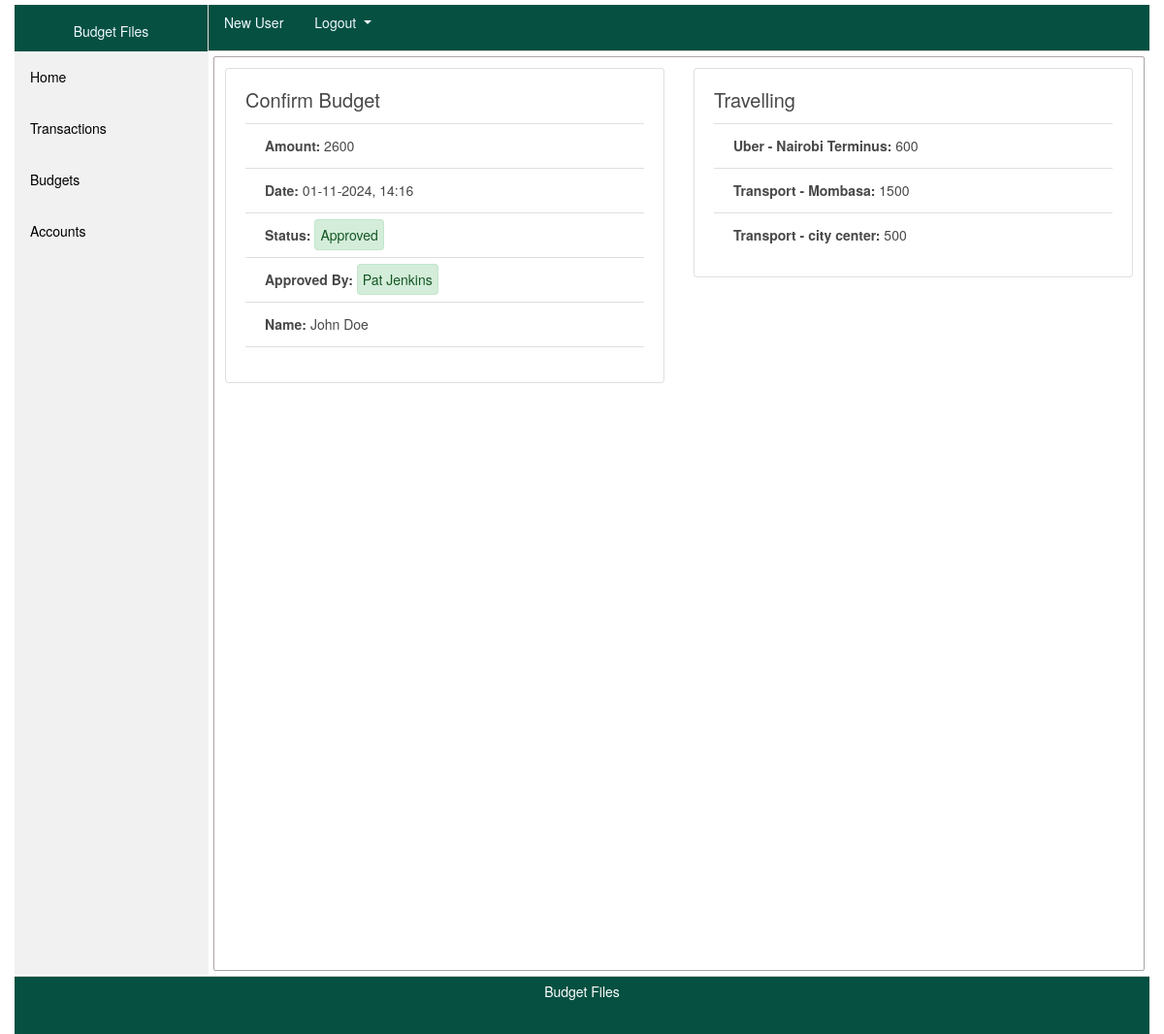
Screenshot of /budget/1/view (signed in) with the database file from the repository.
### app/models/users.py (models this page shows, shortened)
class Users(db.Model, UserMixin):
    __tablename__ = 'users_table'
    id = db.Column(db.Integer, primary_key=True)
    name = db.Column(db.String(200), nullable=False)
    email = db.Column(db.String(200), unique=True, nullable=False)
    phone = db.Column(db.String(20),  unique=True, nullable=False)
    role = db.Column(db.String(20), nullable=False)
    password = db.Column(db.String(60), nullable=False)
    date = db.Column(db.DateTime(), nullable=False, default=datetime.now)
    transactions = db.relationship('Transaction', backref='phone', lazy=True) # transaction.phone // Users(current user)
    budgets = db.relationship('Budget', backref='phone', lazy=True) # budget.phone // Users(current user)

### app/models/budget.py (models this page shows, shortened)
class Budget(db.Model):
    __tablename__ = 'budgets_table'
    id = db.Column(db.Integer, primary_key=True, autoincrement=True)
    budget_id = db.Column(db.String(200), nullable=False)
    amount = db.Column(db.Integer, nullable=False)
    date = db.Column(db.DateTime, nullable=False, default=datetime.now)
    purpose = db.Column(db.String(2000), nullable=False)
    bdgt_name = db.Column(db.String(100), nullable=False)
    status = db.Column(db.Integer, nullable=False, default=0)
    approved_by = db.Column(db.String(200), nullable=False, default='0')
    user_id = db.Column(db.Integer, db.ForeignKey(users.Users.id), nullable=False)
    transactions = db.relationship('Transaction', backref='budget_id', lazy=True)

### app/views/budget/routes.py (the view)
@budgetz.route('/budget/<int:budget_id>/view', methods=['GET'])
def view_budget(budget_id):
    form = BudgetForm()
    budget = Budget.query.get_or_404(budget_id)
    budget_ppse = json.loads(budget.purpose)
    budget_user = budget.phone.phone
    return render_template('confirm_budget.html', form=form, budget=budget, budget_ppse=budget_ppse, page='approvals', title='Confirm Budget', user=budget_user,
                           delete_bdgt='<a role="button" class="btn btn-outline-danger btn-sm" data-toggle="modal" data-target="#deleteModal">Delete Budget</a>')

### app/models/users.py (called while the page is built)
@login_manager.user_loader
def load_user(user_id):
    return Users.query.get(int(user_id))

### app/templates/confirm_budget.html (shortened to what this page needs)
{% extends "page_template.html" %}
{% block contents %}
<div class="content">
    <section class="places">
            <div class="row">
                <div class="col-lg-6">
                    <div class="card">
                        <div class="card-body">
                            <h5 class="card-title">Confirm Budget</h5>
                            <ul class="list-group list-group-flush">
                                <li class="list-group-item"><b>Amount:</b> {{ budget.amount }}</li>
                                <li class="list-group-item"><b>Date:</b> {{ budget.date.strftime('%d-%m-%Y, %H:%M') }}</li>
                                {% if budget.status == 0 %}
                                    <li class="list-group-item"><b>Status:</b> <span style="padding: 5px;" class="alert alert alert-warning alert-heading" role="alert"> Pending </span> </li>
                                {% elif budget.status == 1 %}
                                    <li class="list-group-item"><b>Status:</b> <span style="padding: 5px;" class="alert alert alert-success alert-heading" role="alert"> Approved </span> </li>
                                    <li class="list-group-item"><b>Approved By:</b> <span style="padding: 5px;" class="alert alert alert-success alert-heading" role="alert"> {{ budget.approved_by }} </span> </li>
                                {% endif %}
                                <li class="list-group-item"><b>Name:</b> {{ budget.phone.name }}</li>
                            </ul>
                        </div>
                    </div>
                </div>
                <div class="col-lg-6">
                    <div class="card">
                        <div class="card-body">
                            <h5 class="card-title"></b> {{ budget.bdgt_name }}</h5>
                            <ul class="list-group list-group-flush">
                                {% for purpose_vals in budget_ppse %}
                                    {% set amount = purpose_vals['amount'] %}
                                    {% set purpose = purpose_vals['purpose'] %}
                                    <li class="list-group-item"><b>{{ purpose }}:</b> {{ amount }}</li>
                                {% endfor %}
                            </ul>
                        </div>
                    </div>
                </div>
            </div>
    </section>
</div>
{% endblock contents %}

### app/templates/header.html (shortened to what this page needs)
<header>
    <div class="user">
        {% if current_user.is_authenticated %}
            <nav class="nav">
                <a class="nav-link disabled" style="color: aliceblue;" href="#">{{ current_user.name }}</a>
                <div class="dropdown show">
                    <a class="dropdown-toggle nav-link active" style="color: aliceblue;" href="#" role="button" id="dropdownMenuLink" data-toggle="dropdown" aria-haspopup="true" aria-expanded="false">
                        Logout
                    </a>
                  </div>
            </nav>
        {% else %}
            <nav class="nav">
                <a class="nav-link disabled" style="color: aliceblue;" href="{{ url_for('login') }}">Log In</a>
                <a class="nav-link active" style="color: aliceblue;" href="{{ url_for('users.register') }}">Register</a>
            </nav>
        {% endif %}
    </div>
</header>

### app/static/4-common.css (style rules this page uses)
body { margin:0px; padding:0px; color: #484848; font-size: 14px; font-family: Circular,"Helvetica Neue",Helvetica,Arial,sans-serif; }

### app/static/3-header.css (style rules this page uses)
header { margin-left: 200px; background-color: #055041; height: 48px; border-bottom: 1px solid #CCCCCC; }

### app/static/6-filters.css (style rules this page uses)
div.content { margin: 5px 5px 5px 205px; padding: 1px 1px; height: 943px; border: 1px solid #aca4a4; border-radius: 2px; }

### app/static/100-places.css (style rules this page uses)
.places { padding: 10px; }
.user { margin-top: 5px; margin-bottom: 5px; }

### app/templates/page_template.html (style rules this page uses)
body { margin:0px; padding:0px; color: #484848; font-size: 14px; font-family: Circular,"Helvetica Neue",Helvetica,Arial,sans-serif; }

### rows the page displays
Users: name "New User"
Budget: amount "2600", date "01-11-2024, 14:16", approved_by "Pat Jenkins", bdgt_name "Travelling"
Users: phone.name "John Doe"

### other values shown
{{ purpose }} "Uber - Nairobi Terminus" "Transport - Mombasa" "Transport - city center"
{{ amount }} "600" "1500" "500"
